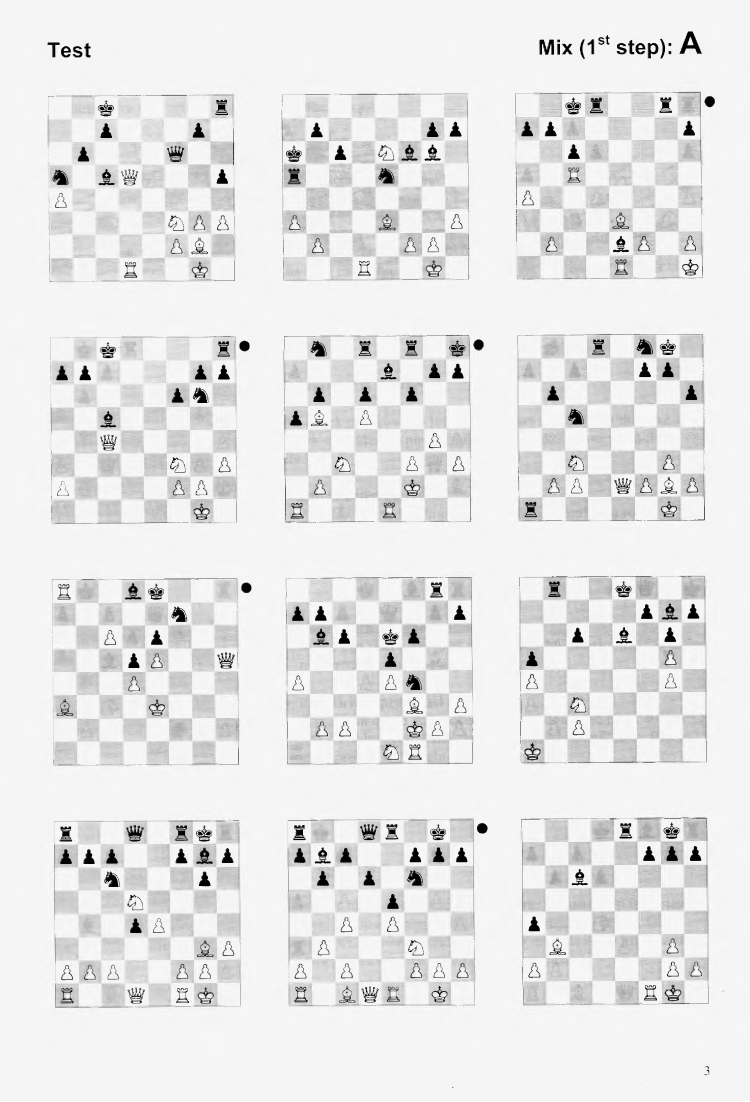
#> input picture backend/vision/debug_import/latest_page.png, 1500 x 2203 px, found by its file name (shown at 1/2 size)
$ python _diff_vec.py
#> lines starting #> are read from the running program, lines starting #| are printed output that depends on the picture; long printed decimals are rounded
### backend/vision/detect_fen.py
#!/usr/bin/env python3
"""
Digital-board chess position detector (OpenCV).

Usage:
  python detect_fen.py <image_path> [--debug [output_dir]]

Reads a board image (any size; works best for straight-on digital board
screenshots), finds the 8x8 grid via a checkerboard integral-image search,
then classifies each square:

  * empty vs piece     -> per-cell Otsu on color distance from the square's
                          background colour
  * piece colour       -> closeness of the piece region's colour to the
                          board's light/dark square references
  * piece type         -> trained decision-tree classifier over silhouette
                          shape features (see piece_model.py), covering both
                          printed-workbook schematic glyphs and standard
                          digital piece sprites

Emits JSON to stdout:
  { "fen": "...", "placed": {"e4":"wP", ...}, "occupied": n, "method": "grid" }

If the grid search quality is poor, a contour-based board-corners fallback
warps the board to a square and re-runs the search.
"""

import sys
import json
import re
import os
import numpy as np
import cv2

from piece_model import classify_features as _model_classify

TARGET = 1600        # working image max dimension for the grid search
MAX_CELL = 240       # largest candidate cell size
MIN_CELL = 14        # smallest candidate cell size (px) at TARGET scale
MIN_GRID_SCORE = 150  # acquire the board if the checkerboard fit clears this
RANK_FILES = 'abcdefgh'


# --------------------------------------------------------------------------
# grid search (checkerboard fit)
# --------------------------------------------------------------------------

def integral_img(gray):
    h, w = gray.shape
    ii = np.zeros((h + 1, w + 1), dtype=np.float64)
    np.cumsum(gray, axis=0, out=ii[1:, 1:])
    np.cumsum(ii[1:, 1:], axis=1, out=ii[1:, 1:])
    return ii

def grid_score(ii, ox, oy, s):
    h, w = ii.shape[0] - 1, ii.shape[1] - 1
    # A fractional/rounded grid can hang past the image edge — bail out cheaply
    # instead of indexing out of bounds (an 8x8 grid must fully fit).
    if s < 1 or ox < 0 or oy < 0 or ox + 8 * s > w or oy + 8 * s > h:
        return np.zeros((8, 8), dtype=np.float64), -np.inf
    r = np.arange(9)
    top = oy + r[:-1] * s
    bottom = oy + r[1:] * s
    left = ox + r[:-1] * s
    right = ox + r[1:] * s
    A = ii[top[:, None], left[None, :]]
    B = ii[top[:, None], right[None, :]]
    C = ii[bottom[:, None], left[None, :]]
    D = ii[bottom[:, None], right[None, :]]
    cells = (D - B - C + A) / float(s * s)
    neigh = np.abs(cells[:, 1:] - cells[:, :-1]).sum() + \
            np.abs(cells[1:, :] - cells[:-1, :]).sum()
    far = np.abs(cells[:, 2:] - cells[:, :-2]).sum() + \
          np.abs(cells[2:, :] - cells[:-2, :]).sum()
    return cells, neigh - 1.7 * far

def grid_scores(ii, s, step):
    """Score the stepped offset grid for a fixed cell size `s`.

    Equivalent to running grid_score(ii, ox, oy, s) for every (ox, oy) on the
    coarse sweep's stride (`step = max(3, s // 4)`), as one batched integral
    gather instead of per-offset Python calls. Returns a (No, Nx) score map at
    [oy_count, ox_count]; offset = count * step. Invalid offsets are not
    represented, matching the coarse loop's strictly-"greater" first-max
    tie-break.
    """
    h, w = ii.shape[0] - 1, ii.shape[1] - 1
    maxo = min(h, w) - 8 * s
    if maxo < 0:
        return np.zeros((0, 0), dtype=np.float64)
    od = np.arange(0, maxo + 1, step)
    r = np.arange(9)
    rows = (od[:, None, None, None] + r[None, :, None, None] * s)
    cols = (od[None, None, :, None] + r[None, None, None, :] * s)
    iii = ii[rows, cols]                       # (No, 9, Nx, 9)
    cells = (iii[:, 1:, :, 1:] - iii[:, 1:, :, :-1] -
             iii[:, :-1, :, 1:] + iii[:, :-1, :, :-1]) / float(s * s)
    nh = np.abs(cells[:, :, :, 1:] - cells[:, :, :, :-1]).sum(axis=(1, 3))
    nv = np.abs(cells[:, 1:, :, :] - cells[:, :-1, :, :]).sum(axis=(1, 3))
    fh = np.abs(cells[:, :, :, 2:] - cells[:, :, :, :-2]).sum(axis=(1, 3))
    fv = np.abs(cells[:, 2:, :, :] - cells[:, :-2, :, :]).sum(axis=(1, 3))
    return nh + nv - 1.7 * (fh + fv)


# [169 lines left out: functions find_grid, grid_corners_orig, contour_fallback, order_points, contour_fallback_warp, square_references, not called in this run]


def split_square(img, r, c, ox, oy, s):
    return img[oy + r * s: oy + (r + 1) * s, ox + c * s: ox + (c + 1) * s]


# [304 lines left out: functions clean_mask, silhouette_features, detect, placed_to_fen, main, not called in this run]


# [2 lines that do not run on import are left out]

### backend/vision/debug_import/_diff_vec.py
import sys, os, numpy as np, cv2
sys.path.insert(0, r'backend\vision')
import detect_fen as df
import detect_page as dp

img = cv2.imread(r'backend\vision\debug_import\latest_page.png')
#> img is the input picture: shape (2203, 1500, 3); min 0, max 255, mean 229.8
h, w = img.shape[:2]
#> h = 2203; w = 1500
k = min(1.0, 1600.0 / max(h, w))
#> k = 0.726
work = cv2.resize(img, (int(w * k), int(h * k))) if k < 1 else img
wh, ww = work.shape[:2]
#> wh = 1600; ww = 1089
win = int(0.5 * min(wh, ww))
#> win = 544
stride = max(32, int(win * dp.STRIDE_FRAC))
#> stride = 136
pad = win
#> pad = 544
padded = np.full((wh + 2 * pad, ww + 2 * pad, 3), 255, np.uint8)
padded[pad:pad + wh, pad:pad + ww] = work
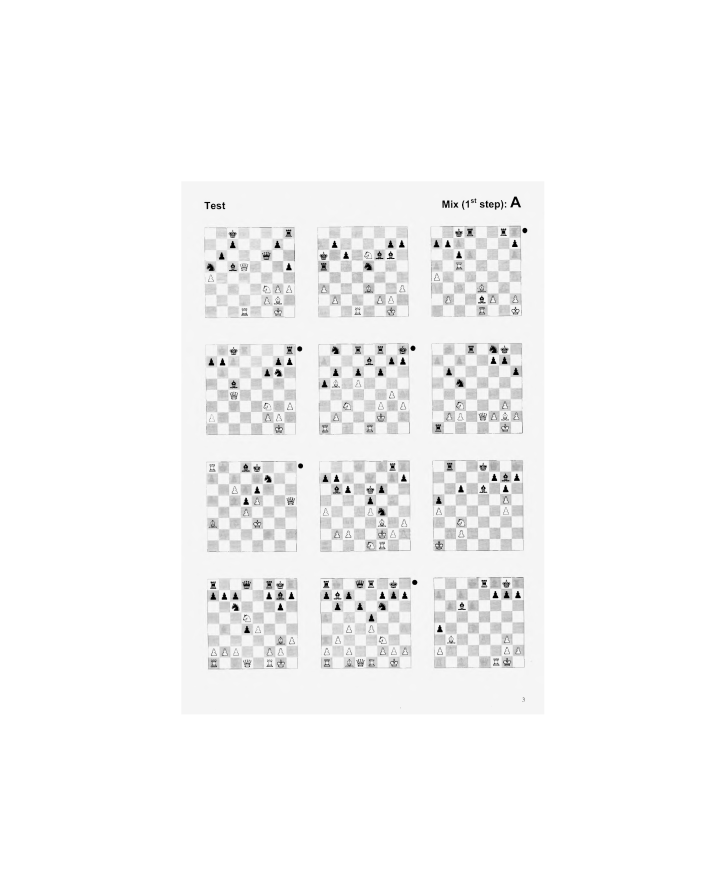
#> padded: shape (2688, 2177, 3) (shown at 1/3 size); min 0, max 255, mean 247.5

# window that previously hit at (816,816) padded coords
W = padded[816:816 + win, 816:816 + win]
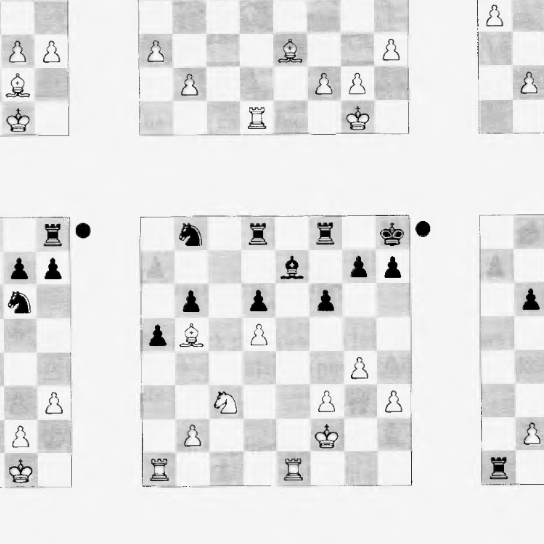
#> W: shape (544, 544, 3); min 0, max 254, mean 229
g = cv2.cvtColor(W, cv2.COLOR_BGR2GRAY)
k2 = min(1.0, 224.0 / min(g.shape))
#> k2 = 0.412
sg = cv2.resize(g, (int(g.shape[1] * k2), int(g.shape[0] * k2)))
print('window gray', g.shape, 'downscaled', sg.shape, 'k2', k2, 'MIN_CELL*k2', df.MIN_CELL * k2)
#| window gray (544, 544) downscaled (224, 224) k2 0.4118 MIN_CELL*k2 5.765

ii = df.integral_img(sg)
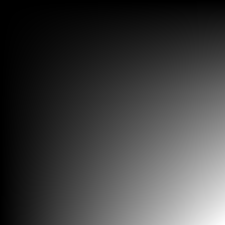
#> ii: shape (225, 225) float64; min 0, max 11485216, mean 2858154.4; drawn with min black and max white

def scalar_best():
    best = None
    from_cell = max(12, int(df.MIN_CELL * k2))
#> from_cell = 12
    for s in range(from_cell, min(df.MAX_CELL, int(0.95 * min(sg.shape) / 8)) + 1):
        maxo = min(sg.shape) - 8 * s
        if maxo < 0:
            continue
        step = max(3, s // 4)
        for oy in range(0, maxo + 1, step):
            for ox in range(0, maxo + 1, step):
                c, sc = df.grid_score(ii, ox, oy, s)
                if best is None or sc > best[0]:
                    best = (sc, ox, oy, s)
#> this loop made 15 passes
    return best

def vec_best():
    best = None
    from_cell = max(12, int(df.MIN_CELL * k2))
    for s in range(from_cell, min(df.MAX_CELL, int(0.95 * min(sg.shape) / 8)) + 1):
        maxo = min(sg.shape) - 8 * s
        if maxo < 0:
            continue
        step = max(3, s // 4)
        m = df.grid_scores(ii, s, step)
        if m.size == 0:
            continue
        flat = int(np.argmax(m))
        sc = m.flat[flat]
        if best is None or sc > best[0]:
            best = (sc, (flat % m.shape[1]) * step, (flat // m.shape[1]) * step, s)
#> this loop made 15 passes
#> pass 1, in grid_scores, `nh = np.abs(cells[:, :, :, 1:] - cells[:, :, :, :-1]).sum(axis=(1, 3))`:
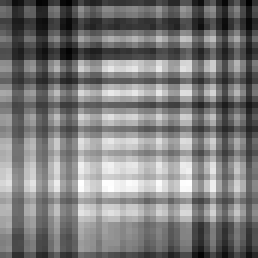
#> nh: shape (43, 43) float64 (shown 6 times larger); min 485, max 1397.7, mean 925.8; drawn with min black and max white
#> pass 1, in grid_scores, `nv = np.abs(cells[:, 1:, :, :] - cells[:, :-1, :, :]).sum(axis=(1, 3))`:
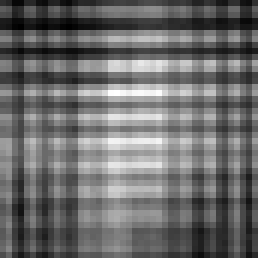
#> nv: shape (43, 43) float64 (shown 6 times larger); min 466.7, max 1555.4, mean 926.3; drawn with min black and max white
#> pass 1, in grid_scores, `fh = np.abs(cells[:, :, :, 2:] - cells[:, :, :, :-2]).sum(axis=(1, 3))`:
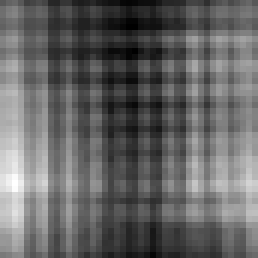
#> fh: shape (43, 43) float64 (shown 6 times larger); min 284.8, max 1331.8, mean 700.9; drawn with min black and max white
#> pass 1, in grid_scores, `fv = np.abs(cells[:, 2:, :, :] - cells[:, :-2, :, :]).sum(axis=(1, 3))`:
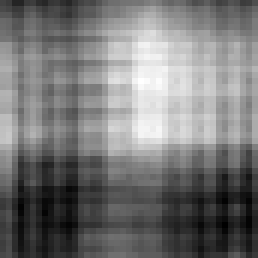
#> fv: shape (43, 43) float64 (shown 6 times larger); min 418.8, max 1228.6, mean 797; drawn with min black and max white
    return best

b_s = scalar_best()
b_v = vec_best()
print('scalar best:', b_s)
#| scalar best: (2279.321, 57, 87, 14)
print('vec    best:', b_v)
#| vec    best: (2279.321, 57, 87, 14)
print('match:', b_s == b_v)
#| match: True

# also compare full maps for one size
s = 34
maxo = min(sg.shape) - 8 * s
step = max(3, s // 4)
mv = df.grid_scores(ii, s, step)
#> (the run stopped early here; a loop or call above may not have finished)
